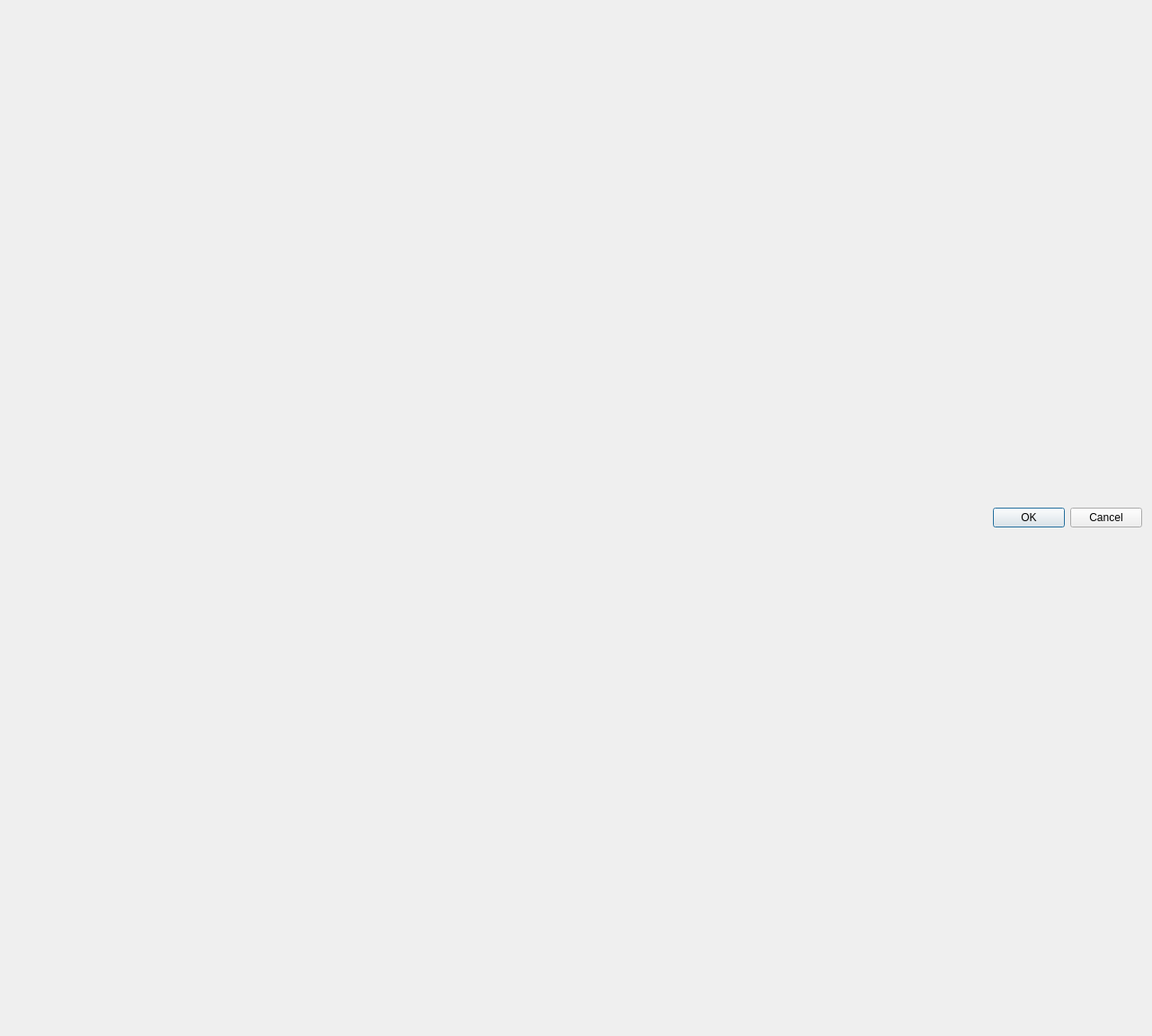
<?xml version="1.0" encoding="UTF-8"?>
<ui version="4.0">
 <class>PeriodicSetupDialog</class>
 <widget class="QDialog" name="PeriodicSetupDialog">
  <property name="geometry">
   <rect>
    <x>0</x>
    <y>0</y>
    <width>1282</width>
    <height>1153</height>
   </rect>
  </property>
  <property name="sizePolicy">
   <sizepolicy hsizetype="MinimumExpanding" vsizetype="MinimumExpanding">
    <horstretch>0</horstretch>
    <verstretch>0</verstretch>
   </sizepolicy>
  </property>
  <property name="windowTitle">
   <string>Dialog</string>
  </property>
  <layout class="QVBoxLayout" name="verticalLayout">
   <item>
    <layout class="QGridLayout" name="periodicGridLayout">
     <property name="sizeConstraint">
      <enum>QLayout::SetNoConstraint</enum>
     </property>
    </layout>
   </item>
   <item>
    <widget class="QDialogButtonBox" name="buttonBox">
     <property name="standardButtons">
      <set>QDialogButtonBox::Cancel|QDialogButtonBox::Ok</set>
     </property>
    </widget>
   </item>
  </layout>
 </widget>
 <resources/>
 <connections/>
</ui>
